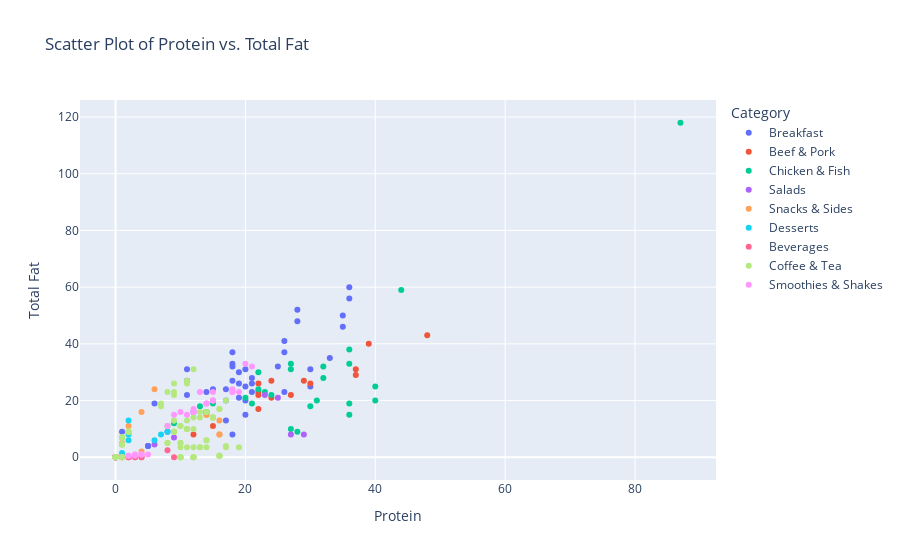

Notebook source saved alongside this figure:
### Code cell
# Scatter plot of Protein vs. Total Fat
fig = px.scatter(mcd, x='Protein', y='Total Fat', color='Category',
                 title='Scatter Plot of Protein vs. Total Fat',
                 labels={'Protein': 'Protein', 'Total Fat': 'Total Fat'})
fig.show()

### Figure 1 — Plotly figure (JSON) as saved in the notebook; plotly's stock layout.template omitted (floating-point values rounded to 4 significant figures)
{"data": [{"hovertemplate": "Category=Breakfast<br>Protein=%{x}<br>Total Fat=%{y}<extra></extra>", "legendgroup": "Breakfast", "marker": {"color": "#636efa", "symbol": "circle"}, "mode": "markers", "name": "Breakfast", "orientation": "v", "showlegend": true, "type": "scatter", "x": [17, 18, 14, 21, 21, 26, 19, 19, 20, 20, 11, 11, 18, 18, 18, 18, 17, 17, 25, 19, 20, 11, 20, 21, 30, 30, 33, 28, 28, 26, 26, 36, 36, 35, 35, 8, 15, 12, 1, 6, 5, 5], "xaxis": "x", "y": [13, 8, 23, 28, 23, 23, 26, 30, 20, 25, 27, 31, 33, 37, 27, 32, 20, 24, 32, 21, 15, 22, 31, 26, 31, 25, 35, 48, 52, 37, 41, 56, 60, 46, 50, 9, 24, 16, 9, 19, 4, 4], "yaxis": "y"}, {"hovertemplate": "Category=Beef & Pork<br>Protein=%{x}<br>Total Fat=%{y}<extra></extra>", "legendgroup": "Beef & Pork", "marker": {"color": "#EF553B", "symbol": "circle"}, "mode": "markers", "name": "Beef & Pork", "orientation": "v", "showlegend": true, "type": "scatter", "x": [24, 30, 37, 37, 29, 48, 12, 15, 24, 39, 22, 27, 22, 22, 22], "xaxis": "x", "y": [27, 26, 29, 31, 27, 43, 8, 11, 21, 40, 17, 22, 22, 23, 26], "yaxis": "y"}, {"hovertemplate": "Category=Chicken & Fish<br>Protein=%{x}<br>Total Fat=%{y}<extra></extra>", "legendgroup": "Chicken & Fish", "marker": {"color": "#00cc96", "symbol": "circle"}, "mode": "markers", "name": "Chicken & Fish", "orientation": "v", "showlegend": true, "type": "scatter", "x": [24, 28, 36, 40, 32, 36, 36, 40, 21, 14, 22, 20, 14, 32, 36, 27, 30, 27, 31, 23, 27, 9, 13, 22, 44, 87, 15], "xaxis": "x", "y": [22, 9, 33, 20, 28, 15, 38, 25, 19, 16, 24, 21, 16, 32, 19, 31, 18, 33, 20, 23, 10, 12, 18, 30, 59, 118, 19], "yaxis": "y"}, {"hovertemplate": "Category=Salads<br>Protein=%{x}<br>Total Fat=%{y}<extra></extra>", "legendgroup": "Salads", "marker": {"color": "#ab63fa", "symbol": "circle"}, "mode": "markers", "name": "Salads", "orientation": "v", "showlegend": true, "type": "scatter", "x": [9, 25, 29, 6, 23, 27], "xaxis": "x", "y": [7, 21, 8, 4.5, 22, 8], "yaxis": "y"}, {"hovertemplate": "Category=Snacks & Sides<br>Protein=%{x}<br>Total Fat=%{y}<extra></extra>", "legendgroup": "Snacks & Sides", "marker": {"color": "#FFA15A", "symbol": "circle"}, "mode": "markers", "name": "Snacks & Sides", "orientation": "v", "showlegend": true, "type": "scatter", "x": [14, 16, 14, 16, 15, 16, 2, 4, 6, 1, 1, 0, 4], "xaxis": "x", "y": [15, 8, 15, 8, 20, 13, 11, 16, 24, 5, 0, 0, 2], "yaxis": "y"}, {"hovertemplate": "Category=Desserts<br>Protein=%{x}<br>Total Fat=%{y}<extra></extra>", "legendgroup": "Desserts", "marker": {"color": "#19d3f3", "symbol": "circle"}, "mode": "markers", "name": "Desserts", "orientation": "v", "showlegend": true, "type": "scatter", "x": [2, 2, 2, 1, 8, 7, 6], "xaxis": "x", "y": [13, 8, 6, 1.5, 9, 8, 6], "yaxis": "y"}, {"hovertemplate": "Category=Beverages<br>Protein=%{x}<br>Total Fat=%{y}<extra></extra>", "legendgroup": "Beverages", "marker": {"color": "#FF6692", "symbol": "circle"}, "mode": "markers", "name": "Beverages", "orientation": "v", "showlegend": true, "type": "scatter", "x": [0, 0, 0, 0, 0, 0, 0, 0, 0, 0, 0, 0, 2, 3, 4, 1, 0, 0, 0, 0, 8, 9, 0, 2, 3, 4, 0], "xaxis": "x", "y": [0, 0, 0, 0, 0, 0, 0, 0, 0, 0, 0, 0, 0, 0, 0, 0, 0, 0, 0, 0, 2.5, 0, 0, 0, 0, 0, 0], "yaxis": "y"}, {"hovertemplate": "Category=Coffee & Tea<br>Protein=%{x}<br>Total Fat=%{y}<extra></extra>", "legendgroup": "Coffee & Tea", "marker": {"color": "#B6E880", "symbol": "circle"}, "mode": "markers", "name": "Coffee & Tea", "orientation": "v", "showlegend": true, "type": "scatter", "x": [0, 0, 0, 0, 1, 1, 1, 0, 0, 0, 0, 9, 11, 15, 9, 11, 15, 9, 11, 15, 9, 11, 15, 9, 12, 15, 10, 12, 16, 10, 12, 16, 10, 12, 16, 10, 12, 16, 10, 12, 16, 10, 13, 16, 11, 13, 17, 10, 12, 16, 10, 13, 17, 11, 14, 17, 12, 14, 19, 1, 1, 2, 1, 1, 2, 1, 1, 2, 1, 1, 2, 1, 1, 2, 8, 9, 14, 8, 10, 14, 8, 9, 13, 8, 10, 14, 7, 9, 11, 7, 9, 11, 8, 9, 12], "xaxis": "x", "y": [0, 0, 0, 0, 0, 0, 0, 0, 0, 0, 0, 9, 10, 14, 9, 10, 14, 9, 10, 14, 9, 10, 14, 9, 10, 14, 0, 0, 0.5, 0, 0, 0.5, 0, 0, 0.5, 0, 0, 0.5, 0, 0, 0.5, 11, 14, 17, 3.5, 3.5, 4, 11, 14, 17, 3.5, 3.5, 3.5, 13, 16, 20, 3.5, 3.5, 3.5, 4.5, 7, 9, 4.5, 7, 9, 4.5, 7, 9, 4.5, 7, 9, 4.5, 7, 9, 11, 13, 16, 5, 5, 6, 11, 13, 16, 5, 5, 6, 18, 22, 26, 19, 23, 27, 23, 26, 31], "yaxis": "y"}, {"hovertemplate": "Category=Smoothies & Shakes<br>Protein=%{x}<br>Total Fat=%{y}<extra></extra>", "legendgroup": "Smoothies & Shakes", "marker": {"color": "#FF97FF", "symbol": "circle"}, "mode": "markers", "name": "Smoothies & Shakes", "orientation": "v", "showlegend": true, "type": "scatter", "x": [2, 3, 4, 3, 4, 5, 2, 3, 4, 11, 14, 18, 12, 15, 18, 12, 15, 19, 14, 18, 13, 20, 9, 12, 15, 8, 21, 10], "xaxis": "x", "y": [0.5, 1, 1, 0.5, 1, 1, 0.5, 1, 1, 15, 19, 23, 16, 20, 24, 16, 20, 23, 19, 23, 23, 33, 15, 17, 23, 11, 32, 16], "yaxis": "y"}], "layout": {"legend": {"title": {"text": "Category"}, "tracegroupgap": 0}, "title": {"text": "Scatter Plot of Protein vs. Total Fat"}, "xaxis": {"anchor": "y", "domain": [0, 1], "title": {"text": "Protein"}}, "yaxis": {"anchor": "x", "domain": [0, 1], "title": {"text": "Total Fat"}}}}
